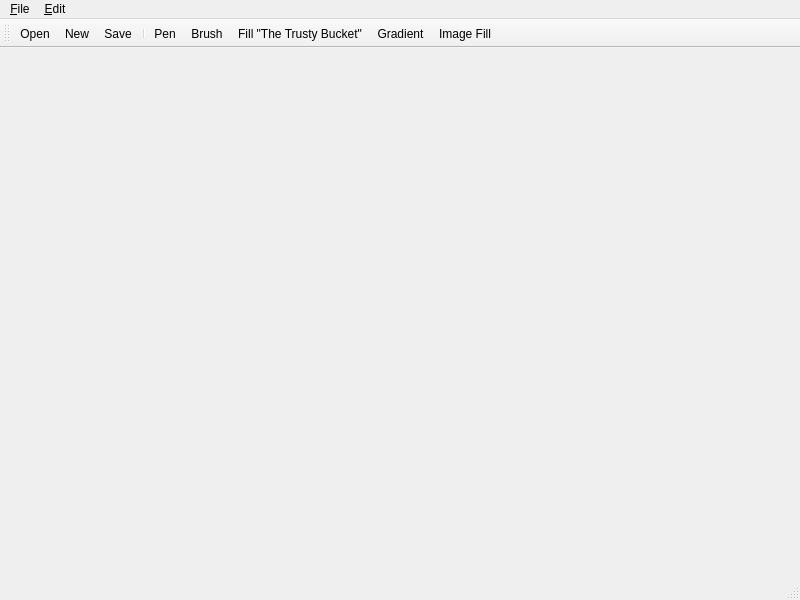
<?xml version="1.0" encoding="UTF-8"?>
<ui version="4.0">
 <class>MainWindow</class>
 <widget class="QMainWindow" name="MainWindow">
  <property name="geometry">
   <rect>
    <x>0</x>
    <y>0</y>
    <width>800</width>
    <height>600</height>
   </rect>
  </property>
  <property name="windowTitle">
   <string>MainWindow</string>
  </property>
  <widget class="QWidget" name="centralwidget">
   <widget class="QPainter" name="paintArea" native="true">
    <property name="geometry">
     <rect>
      <x>0</x>
      <y>0</y>
      <width>801</width>
      <height>531</height>
     </rect>
    </property>
   </widget>
  </widget>
  <widget class="QMenuBar" name="menubar">
   <property name="geometry">
    <rect>
     <x>0</x>
     <y>0</y>
     <width>800</width>
     <height>18</height>
    </rect>
   </property>
   <widget class="QMenu" name="menu_File">
    <property name="title">
     <string>&amp;File</string>
    </property>
    <addaction name="action_New"/>
    <addaction name="action_Open"/>
    <addaction name="action_Save"/>
    <addaction name="actionSave_as"/>
    <addaction name="separator"/>
    <addaction name="action_Quit"/>
   </widget>
   <widget class="QMenu" name="menu_Edit">
    <property name="title">
     <string>&amp;Edit</string>
    </property>
    <addaction name="action_Brush"/>
    <addaction name="action_Pen"/>
    <addaction name="action_Fill_The_Trusty_Bucket"/>
    <addaction name="action_Gradient"/>
    <addaction name="action_Image_Fill"/>
   </widget>
   <addaction name="menu_File"/>
   <addaction name="menu_Edit"/>
  </widget>
  <widget class="QStatusBar" name="statusbar"/>
  <widget class="QToolBar" name="toolBar">
   <property name="windowTitle">
    <string>toolBar</string>
   </property>
   <attribute name="toolBarArea">
    <enum>TopToolBarArea</enum>
   </attribute>
   <attribute name="toolBarBreak">
    <bool>false</bool>
   </attribute>
   <addaction name="action_Open"/>
   <addaction name="action_New"/>
   <addaction name="action_Save"/>
   <addaction name="separator"/>
   <addaction name="action_Pen"/>
   <addaction name="action_Brush"/>
   <addaction name="action_Fill_The_Trusty_Bucket"/>
   <addaction name="action_Gradient"/>
   <addaction name="action_Image_Fill"/>
  </widget>
  <action name="action_Open">
   <property name="icon">
    <iconset resource="loadout.qrc">
     <normaloff>:/open.png</normaloff>:/open.png</iconset>
   </property>
   <property name="text">
    <string>&amp;Open</string>
   </property>
   <property name="shortcut">
    <string>Ctrl+O</string>
   </property>
  </action>
  <action name="action_New">
   <property name="icon">
    <iconset resource="loadout.qrc">
     <normaloff>:/new.png</normaloff>:/new.png</iconset>
   </property>
   <property name="text">
    <string>&amp;New</string>
   </property>
   <property name="shortcut">
    <string>Ctrl+N</string>
   </property>
  </action>
  <action name="action_Save">
   <property name="icon">
    <iconset resource="loadout.qrc">
     <normaloff>:/save.png</normaloff>:/save.png</iconset>
   </property>
   <property name="text">
    <string>&amp;Save</string>
   </property>
   <property name="shortcut">
    <string>Ctrl+S</string>
   </property>
  </action>
  <action name="actionSave_as">
   <property name="icon">
    <iconset resource="loadout.qrc">
     <normaloff>:/save_as.png</normaloff>:/save_as.png</iconset>
   </property>
   <property name="text">
    <string>Save &amp;as...</string>
   </property>
   <property name="shortcut">
    <string>Ctrl+Shift+S</string>
   </property>
  </action>
  <action name="action_Quit">
   <property name="icon">
    <iconset resource="loadout.qrc">
     <normaloff>:/exit.png</normaloff>:/exit.png</iconset>
   </property>
   <property name="text">
    <string>&amp;Quit</string>
   </property>
   <property name="shortcut">
    <string>Ctrl+Q</string>
   </property>
  </action>
  <action name="action_Brush">
   <property name="icon">
    <iconset resource="loadout.qrc">
     <normaloff>:/brush1.png</normaloff>:/brush1.png</iconset>
   </property>
   <property name="text">
    <string>&amp;Brush</string>
   </property>
   <property name="shortcut">
    <string>Ctrl+B</string>
   </property>
  </action>
  <action name="action_Pen">
   <property name="icon">
    <iconset resource="loadout.qrc">
     <normaloff>:/pencil.png</normaloff>:/pencil.png</iconset>
   </property>
   <property name="text">
    <string>&amp;Pen</string>
   </property>
   <property name="shortcut">
    <string>Ctrl+P</string>
   </property>
  </action>
  <action name="action_Fill_The_Trusty_Bucket">
   <property name="icon">
    <iconset resource="loadout.qrc">
     <normaloff>:/fill--background-color-png-image-58965.png</normaloff>:/fill--background-color-png-image-58965.png</iconset>
   </property>
   <property name="text">
    <string>&amp;Fill &quot;The Trusty Bucket&quot;</string>
   </property>
  </action>
  <action name="action_Gradient">
   <property name="icon">
    <iconset resource="loadout.qrc">
     <normaloff>:/img_529565.png</normaloff>:/img_529565.png</iconset>
   </property>
   <property name="text">
    <string>&amp;Gradient</string>
   </property>
   <property name="shortcut">
    <string>Ctrl+G</string>
   </property>
  </action>
  <action name="action_Image_Fill">
   <property name="icon">
    <iconset resource="loadout.qrc">
     <normaloff>:/icon-image-512.png</normaloff>:/icon-image-512.png</iconset>
   </property>
   <property name="text">
    <string>&amp;Image Fill</string>
   </property>
  </action>
 </widget>
 <customwidgets>
  <customwidget>
   <class>QPainter</class>
   <extends>QWidget</extends>
   <header>qpainter.h</header>
   <container>1</container>
  </customwidget>
 </customwidgets>
 <resources>
  <include location="loadout.qrc"/>
 </resources>
 <connections>
  <connection>
   <sender>action_Quit</sender>
   <signal>triggered()</signal>
   <receiver>MainWindow</receiver>
   <slot>close()</slot>
   <hints>
    <hint type="sourcelabel">
     <x>-1</x>
     <y>-1</y>
    </hint>
    <hint type="destinationlabel">
     <x>399</x>
     <y>299</y>
    </hint>
   </hints>
  </connection>
 </connections>
</ui>
